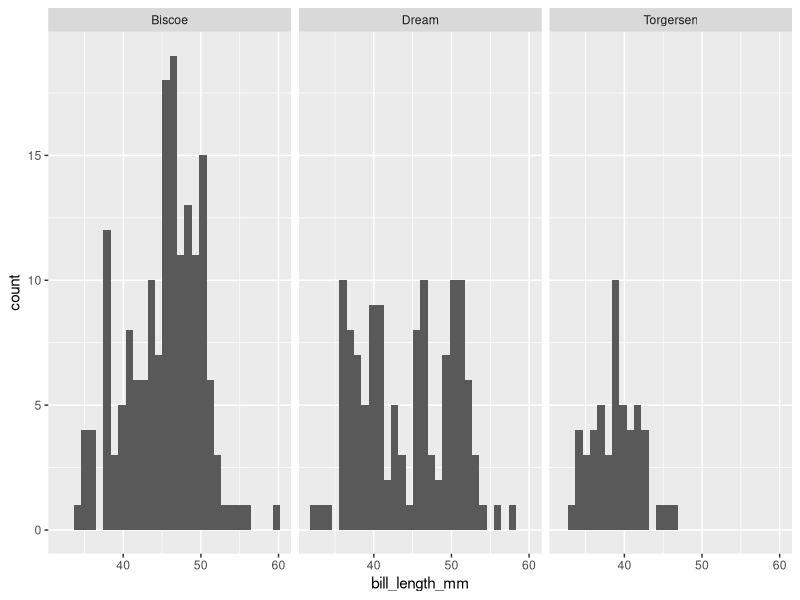
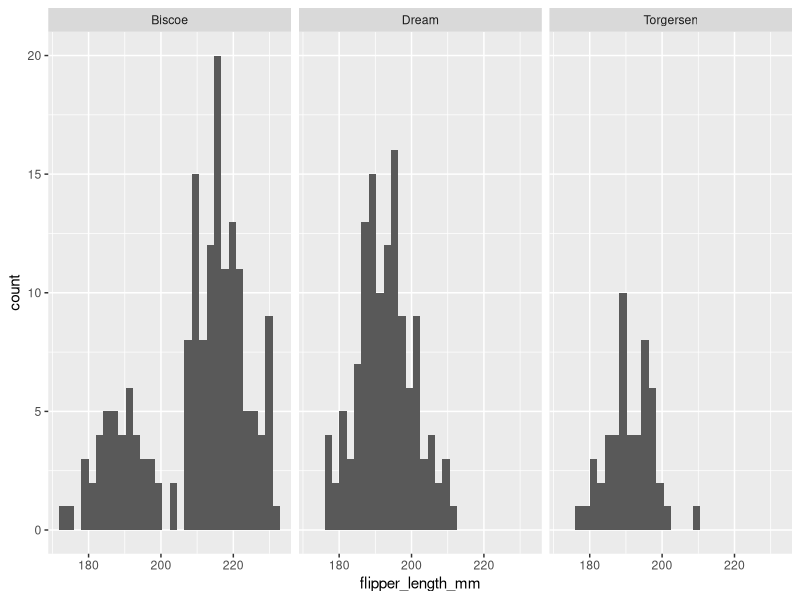
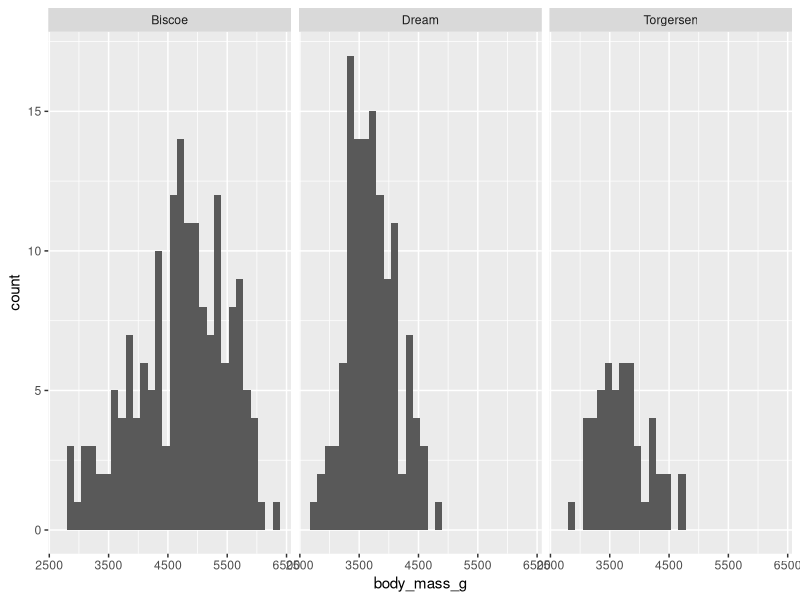

Write R code to recreate these figures, in order.
# Cindy Gao
# LDP Final Project
# Study question: How do penguin traits vary across the islands
# of the Palmer Archipelago?
# Traits being studied: bill length (mm), flipper length (mm),
# and body mass (g)


# setup; loading packages and reading in data -----------------------------
library(palmerpenguins)
library(tidyverse)
library(emmeans)
data(penguins)


# exploratory data analysis -----------------------------------------------
# taking a glimpse at the mean trait values for each island
penguins |>
  group_by(island) |>
  summarise(
    count = n(),
    mean_bill_length = mean(bill_length_mm, na.rm = T),
    mean_flipper_length = mean(flipper_length_mm, na.rm = T),
    mean_body_mass = mean(body_mass_g, na.rm = T)
  )

# examining the distribution of bill length 
# for each island
penguins |>
  ggplot(aes(x = bill_length_mm)) +
  geom_histogram() +
  facet_wrap(~island)

# examining the distribution of flipper length
# for each island
penguins |>
  ggplot(aes(x = flipper_length_mm)) +
  geom_histogram() +
  facet_wrap(~island)

# examining the distribution of body mass
# for each island
penguins |>
  ggplot(aes(x = body_mass_g)) +
  geom_histogram() +
  facet_wrap(~island)

# data preparation --------------------------------------------------------

# getting rid of NAs and bill depth measurements
# i am not examining bill depth for this study
penguins_final <- penguins |>
  drop_na() |>
  select(-bill_depth_mm)

# assessing for differences in mean trait value across islands ------------

# my first question is: Is there a significant difference in mean trait value
# across the islands?

# using ANOVA to test for differences in mean flipper length across islands
flipper_length_anova <- aov(flipper_length_mm ~ island, data = penguins_final)
summary(flipper_length_anova)

# using ANOVA to test for differences in mean bill length across islands
bill_length_anova <- aov(bill_length_mm ~ island, data = penguins_final)
summary(bill_length_anova)

# using ANOVA to test for differences in mean body mass across islands
body_mass_anova <- aov(body_mass_g ~ island, data = penguins_final)
summary(body_mass_anova)

# from the summaries, it seems that all traits exhibit significant differences
# in mean trait value across the islands
# i'll identify important pairwise comparisons using a Tukey Test

flipper_length_tukey <- emmeans(flipper_length_anova, 'island')
pairs(flipper_length_tukey)
# for flipper length, the significant pairwise comparisons are biscoe and dream island
# as well as biscoe and torgersen island

bill_length_tukey <- emmeans(bill_length_anova, 'island')
pairs(bill_length_tukey)
# for bill length, the significant pairwise comparisons are biscoe and torgersen,
# as well as dream and torgersen

body_mass_tukey <- emmeans(body_mass_anova, 'island')
pairs(body_mass_tukey)
# for body mass, the significant pairwise comparisons are biscoe and dream,
# as well as biscoe and torgersen
